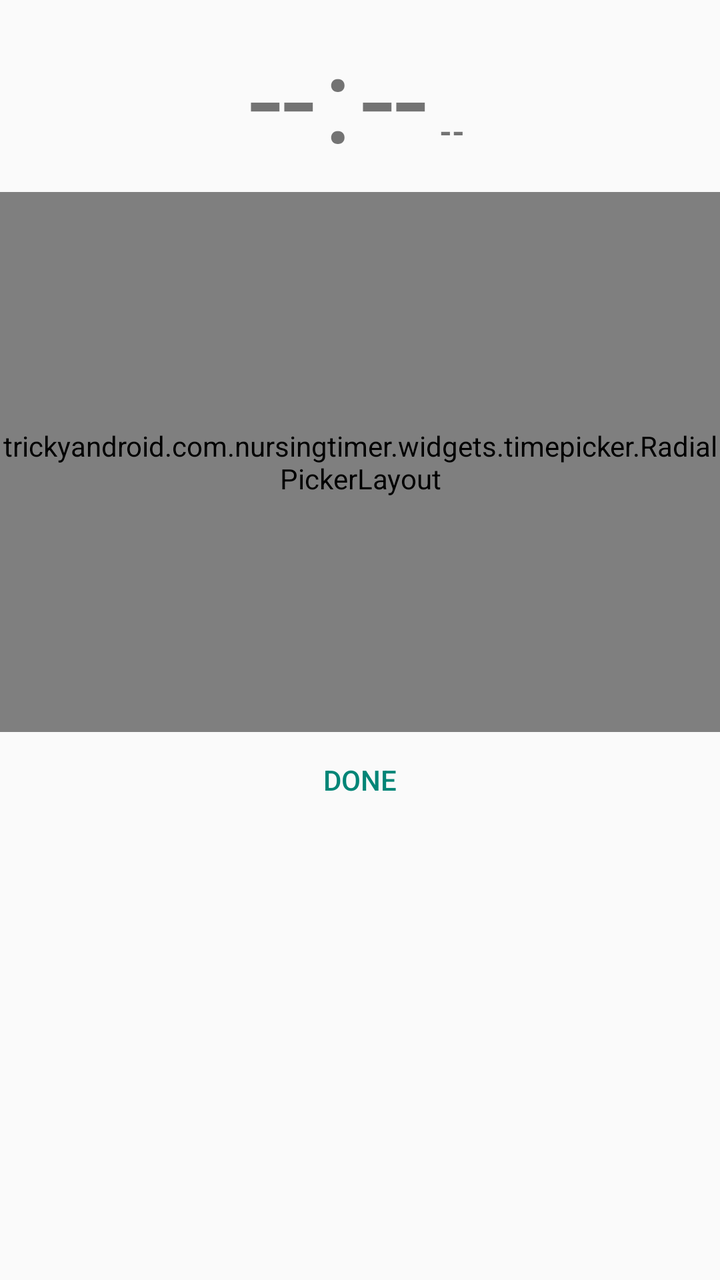
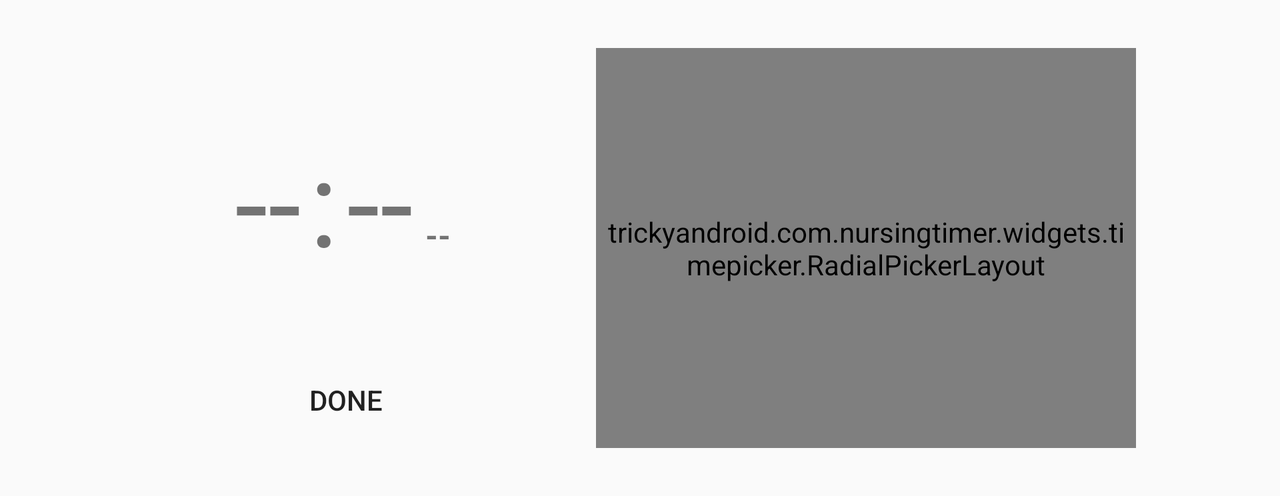

Compare how this app lays out the same screen by default and in its alternative resource folder. The renders come first, then the two layout files and the values they reference.
<!-- AndroidManifest.xml: application theme AppTheme -->
<!-- res/layout/time_picker_dialog.xml -->
<?xml version="1.0" encoding="utf-8"?>
<LinearLayout xmlns:android="http://schemas.android.com/apk/res/android"
    android:id="@+id/time_picker_dialog"
    android:layout_width="wrap_content"
    android:layout_height="match_parent"
    android:orientation="vertical"
    android:focusable="true"
    android:showDividers="middle"
    android:divider="?android:listDividerAlertDialog">
    <FrameLayout
        android:id="@+id/time_display_background"
        android:layout_width="match_parent"
        android:layout_height="wrap_content">
        <include
            layout="@layout/time_header_label"
            android:layout_width="match_parent"
            android:layout_height="@dimen/header_height"
            android:layout_gravity="center" />
    </FrameLayout>
    <trickyandroid.com.nursingtimer.widgets.timepicker.RadialPickerLayout
        android:id="@+id/time_picker"
        android:layout_height="@dimen/picker_dimen"
        android:layout_width="wrap_content"
        android:layout_gravity="center"
        android:background="@color/circle_background"
        android:focusable="true"
        android:focusableInTouchMode="true" />
    <Button
        android:id="@+id/done_button"
        android:layout_width="match_parent"
        android:layout_height="wrap_content"
        android:minHeight="48dp"
        android:text="@string/done_label"
        style="?android:buttonBarButtonStyle"
        android:background="?android:selectableItemBackground"
        android:textSize="@dimen/done_label_size"/>
</LinearLayout>
<!-- res/layout/time_header_label.xml (included above) -->
<?xml version="1.0" encoding="utf-8"?>
  <RelativeLayout xmlns:android="http://schemas.android.com/apk/res/android"
      android:id="@+id/time_display"
      android:layout_width="match_parent"
      android:layout_height="match_parent"
      android:layout_gravity="center">
        <View
            android:id="@+id/center_view"
            android:layout_width="1dp"
            android:layout_height="1dp"
            android:background="#00000000"
            android:layout_centerInParent="true"
            android:visibility="invisible"
            android:importantForAccessibility="no" />

        <TextView
            android:id="@+id/hour_space"
            android:layout_width="wrap_content"
            android:layout_height="wrap_content"
            android:text="@string/time_placeholder"
            android:layout_toLeftOf="@+id/separator"
            android:layout_centerVertical="true"
            android:visibility="invisible"
            style="@style/time_label"
            android:importantForAccessibility="no" />
        <FrameLayout
            android:layout_width="0dp"
            android:layout_height="match_parent"
            android:layout_alignRight="@+id/hour_space"
            android:layout_alignLeft="@+id/hour_space"
            android:layout_marginLeft="@dimen/extra_time_label_margin"
            android:layout_marginRight="@dimen/extra_time_label_margin"
            android:layout_centerVertical="true" >
            <TextView
                android:id="@+id/hours"
                android:layout_width="wrap_content"
                android:layout_height="wrap_content"
                android:text="@string/time_placeholder"
                android:gravity="center_horizontal"
                android:layout_gravity="center"
                style="@style/time_label" />
            </FrameLayout>

        <TextView
            android:id="@+id/separator"
            android:layout_width="wrap_content"
            android:layout_height="wrap_content"
            android:text="@string/time_separator"
            android:paddingLeft="@dimen/separator_padding"
            android:paddingRight="@dimen/separator_padding"
            android:layout_alignRight="@+id/center_view"
            android:layout_centerVertical="true"
            style="@style/time_label"
            android:importantForAccessibility="no" />

        <TextView
            android:id="@+id/minutes_space"
            android:layout_width="wrap_content"
            android:layout_height="wrap_content"
            android:text="@string/time_placeholder"
            android:layout_toRightOf="@+id/separator"
            android:layout_centerVertical="true"
            android:visibility="invisible"
            style="@style/time_label"
            android:importantForAccessibility="no" />
        <FrameLayout
            android:layout_width="0dp"
            android:layout_height="match_parent"
            android:layout_alignRight="@+id/minutes_space"
            android:layout_alignLeft="@+id/minutes_space"
            android:layout_marginLeft="@dimen/extra_time_label_margin"
            android:layout_marginRight="@dimen/extra_time_label_margin"
            android:layout_centerVertical="true" >
            <TextView
                android:id="@+id/minutes"
                style="@style/time_label"
                android:layout_width="wrap_content"
                android:layout_height="wrap_content"
                android:gravity="center_horizontal"
                android:text="@string/time_placeholder"
                android:layout_gravity="center" />
        </FrameLayout>
        <TextView
            android:id="@+id/ampm_hitspace"
            android:layout_width="@dimen/ampm_label_size"
            android:layout_height="wrap_content"
            android:layout_alignParentTop="true"
            android:layout_alignParentBottom="true"
            android:layout_alignLeft="@+id/ampm_label"
            android:layout_alignRight="@+id/ampm_label"
            android:visibility="gone"/>
        <TextView
            android:id="@+id/ampm_label"
            android:layout_width="wrap_content"
            android:layout_height="wrap_content"
            android:text="@string/time_placeholder"
            android:paddingLeft="@dimen/ampm_left_padding"
            android:paddingRight="@dimen/ampm_left_padding"
            android:layout_toRightOf="@+id/minutes_space"
            android:layout_alignBaseline="@+id/separator"
            style="@style/ampm_label"
            android:importantForAccessibility="no" />
  </RelativeLayout>
<!-- resources referenced by this layout -->
<resources>
  <color name="circle_background">#f2f2f2</color>
  <dimen name="ampm_label_size">16sp</dimen>
  <dimen name="ampm_left_padding">6dip</dimen>
  <dimen name="done_label_size">14sp</dimen>
  <dimen name="extra_time_label_margin">-30dp</dimen>
  <dimen name="header_height">96dip</dimen>
  <dimen name="picker_dimen">270dip</dimen>
  <dimen name="separator_padding">4dip</dimen>
  <string name="done_label">Done</string>
  <string name="time_placeholder">--</string>
  <string name="time_separator">:</string>
  <style name="ampm_label">
          <item name="android:textSize">@dimen/ampm_label_size</item>
          <item name="android:textAllCaps">true</item>
          <item name="android:textStyle">bold</item>
      </style>
  <style name="time_label">
          <item name="android:textSize">@dimen/time_label_size</item>
      </style>
  <style name="AppTheme" parent="Theme.AppCompat.Light.NoActionBar">
          <item name="colorControlHighlight">@color/primaryFallback</item>
          <item name="colorPrimary">@color/primaryColor</item>
          <item name="colorPrimaryDark">@color/primaryColorDark</item>
      </style>
  <dimen name="time_label_size">60sp</dimen>
  <color name="primaryFallback">#b2dfdb</color>
  <color name="primaryColor">#e84e40</color>
  <color name="primaryColorDark">#d01716</color>
</resources>
<!-- res/layout-land/time_picker_dialog.xml (the repository's variant of the layout above) -->
<!-- drawn on the phone turned sideways -->
<?xml version="1.0" encoding="utf-8"?>
<LinearLayout xmlns:android="http://schemas.android.com/apk/res/android"
    android:id="@+id/time_picker_dialog"
    android:layout_height="@dimen/dialog_height"
    android:layout_width="wrap_content"
    android:orientation="horizontal"
    android:focusable="true"
    android:layout_marginLeft="@dimen/minimum_margin_sides"
    android:layout_marginRight="@dimen/minimum_margin_sides"
    android:layout_marginTop="@dimen/minimum_margin_top_bottom"
    android:layout_marginBottom="@dimen/minimum_margin_top_bottom" >
    <LinearLayout
        android:layout_width="@dimen/left_side_width"
        android:layout_height="match_parent"
        android:orientation="vertical"
        android:showDividers="middle"
        android:divider="?android:listDividerAlertDialog">
        <FrameLayout
            android:id="@+id/time_display_background"
            android:layout_width="match_parent"
            android:layout_height="0dip"
            android:layout_weight="1" >
            <include
                layout="@layout/time_header_label"
                android:layout_width="match_parent"
                android:layout_height="@dimen/header_height"
                android:layout_gravity="center" />
        </FrameLayout>
        <Button
            android:id="@+id/done_button"
            android:layout_width="match_parent"
            android:layout_height="wrap_content"
            android:minHeight="48dp"
            android:text="@string/done_label"
            style="?android:borderlessButtonStyle"
            android:background="?android:selectableItemBackground"
            android:textSize="@dimen/done_label_size" />
    </LinearLayout>
    <trickyandroid.com.nursingtimer.widgets.timepicker.RadialPickerLayout
        android:id="@+id/time_picker"
        android:layout_width="@dimen/picker_dimen"
        android:layout_height="match_parent"
        android:layout_gravity="center"
        android:focusable="true"
        android:focusableInTouchMode="true"
        android:background="@color/circle_background" />
</LinearLayout>
<!-- resources referenced by the variant -->
<!-- as the phone turned sideways resolves them -->
<resources>
  <color name="circle_background">#f2f2f2</color>
  <dimen name="ampm_label_size">16sp</dimen>
  <dimen name="ampm_left_padding">6dip</dimen>
  <!-- from res/values-land/ -->
  <dimen name="dialog_height">200dip</dimen>
  <dimen name="done_label_size">14sp</dimen>
  <dimen name="extra_time_label_margin">-30dp</dimen>
  <dimen name="header_height">96dip</dimen>
  <!-- from res/values-land/ -->
  <dimen name="left_side_width">250dip</dimen>
  <dimen name="minimum_margin_sides">48dip</dimen>
  <dimen name="minimum_margin_top_bottom">24dip</dimen>
  <dimen name="picker_dimen">270dip</dimen>
  <dimen name="separator_padding">4dip</dimen>
  <string name="done_label">Done</string>
  <string name="time_placeholder">--</string>
  <string name="time_separator">:</string>
  <style name="ampm_label">
          <item name="android:textSize">@dimen/ampm_label_size</item>
          <item name="android:textAllCaps">true</item>
          <item name="android:textStyle">bold</item>
      </style>
  <style name="time_label">
          <item name="android:textSize">@dimen/time_label_size</item>
      </style>
  <style name="AppTheme" parent="Theme.AppCompat.Light.NoActionBar">
          <item name="colorControlHighlight">@color/primaryFallback</item>
          <item name="colorPrimary">@color/primaryColor</item>
          <item name="colorPrimaryDark">@color/primaryColorDark</item>
      </style>
  <dimen name="time_label_size">60sp</dimen>
  <color name="primaryFallback">#b2dfdb</color>
  <color name="primaryColor">#e84e40</color>
  <color name="primaryColorDark">#d01716</color>
</resources>
